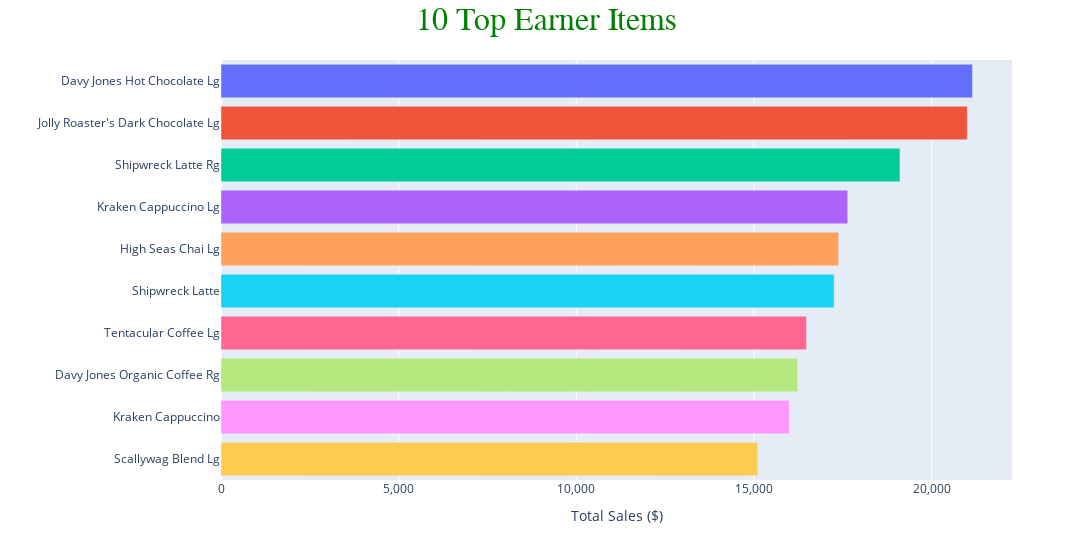

Here is the notebook cell this chart was saved with:
### Markdown cell above
### 10 Top Earner Items

### Code cell
# Query
top_earner = sql(
    """
    SELECT 
        product_detail,
        SUM(revenue) as total_revenue
    FROM sales
    GROUP BY product_detail
    ORDER BY SUM(revenue) DESC
    LIMIT 10
    """
)

# Data viz with horizontal bar chart
fig = px.bar(
    top_earner, 
    x="total_revenue", 
    y="product_detail", 
    orientation='h',
    color="product_detail",
    hover_name="product_detail"
)

# Custom layout
fig.update_layout(
    width=1200,
    title=dict(
        text='<span style="font-family:\'Times New Roman\';font-size:32;color:#008000">10 Top Earner Items</span>',
        x=0.5
    ),
    xaxis_title="Total Sales ($)",
    yaxis_title="",
    xaxis=dict(tickformat=","),
    showlegend=False
)

fig.show()

### Figure 1 — Plotly figure (JSON) as saved in the notebook; plotly's stock layout.template omitted (floating-point values rounded to 4 significant figures)
{"data": [{"alignmentgroup": "True", "hovertemplate": "<b>%{hovertext}</b><br><br>product_detail=%{y}<br>total_revenue=%{x}<extra></extra>", "hovertext": ["Davy Jones Hot Chocolate Lg"], "legendgroup": "Davy Jones Hot Chocolate Lg", "marker": {"color": "#636efa", "pattern": {"shape": ""}}, "name": "Davy Jones Hot Chocolate Lg", "offsetgroup": "Davy Jones Hot Chocolate Lg", "orientation": "h", "showlegend": true, "textposition": "auto", "type": "bar", "x": [21150.0], "xaxis": "x", "y": ["Davy Jones Hot Chocolate Lg"], "yaxis": "y"}, {"alignmentgroup": "True", "hovertemplate": "<b>%{hovertext}</b><br><br>product_detail=%{y}<br>total_revenue=%{x}<extra></extra>", "hovertext": ["Jolly Roaster's Dark Chocolate Lg"], "legendgroup": "Jolly Roaster's Dark Chocolate Lg", "marker": {"color": "#EF553B", "pattern": {"shape": ""}}, "name": "Jolly Roaster's Dark Chocolate Lg", "offsetgroup": "Jolly Roaster's Dark Chocolate Lg", "orientation": "h", "showlegend": true, "textposition": "auto", "type": "bar", "x": [21006], "xaxis": "x", "y": ["Jolly Roaster's Dark Chocolate Lg"], "yaxis": "y"}, {"alignmentgroup": "True", "hovertemplate": "<b>%{hovertext}</b><br><br>product_detail=%{y}<br>total_revenue=%{x}<extra></extra>", "hovertext": ["Shipwreck Latte Rg"], "legendgroup": "Shipwreck Latte Rg", "marker": {"color": "#00cc96", "pattern": {"shape": ""}}, "name": "Shipwreck Latte Rg", "offsetgroup": "Shipwreck Latte Rg", "orientation": "h", "showlegend": true, "textposition": "auto", "type": "bar", "x": [19110.0], "xaxis": "x", "y": ["Shipwreck Latte Rg"], "yaxis": "y"}, {"alignmentgroup": "True", "hovertemplate": "<b>%{hovertext}</b><br><br>product_detail=%{y}<br>total_revenue=%{x}<extra></extra>", "hovertext": ["Kraken Cappuccino Lg"], "legendgroup": "Kraken Cappuccino Lg", "marker": {"color": "#ab63fa", "pattern": {"shape": ""}}, "name": "Kraken Cappuccino Lg", "offsetgroup": "Kraken Cappuccino Lg", "orientation": "h", "showlegend": true, "textposition": "auto", "type": "bar", "x": [17640.0], "xaxis": "x", "y": ["Kraken Cappuccino Lg"], "yaxis": "y"}, {"alignmentgroup": "True", "hovertemplate": "<b>%{hovertext}</b><br><br>product_detail=%{y}<br>total_revenue=%{x}<extra></extra>", "hovertext": ["High Seas Chai Lg"], "legendgroup": "High Seas Chai Lg", "marker": {"color": "#FFA15A", "pattern": {"shape": ""}}, "name": "High Seas Chai Lg", "offsetgroup": "High Seas Chai Lg", "orientation": "h", "showlegend": true, "textposition": "auto", "type": "bar", "x": [17384], "xaxis": "x", "y": ["High Seas Chai Lg"], "yaxis": "y"}, {"alignmentgroup": "True", "hovertemplate": "<b>%{hovertext}</b><br><br>product_detail=%{y}<br>total_revenue=%{x}<extra></extra>", "hovertext": ["Shipwreck Latte"], "legendgroup": "Shipwreck Latte", "marker": {"color": "#19d3f3", "pattern": {"shape": ""}}, "name": "Shipwreck Latte", "offsetgroup": "Shipwreck Latte", "orientation": "h", "showlegend": true, "textposition": "auto", "type": "bar", "x": [17260.0], "xaxis": "x", "y": ["Shipwreck Latte"], "yaxis": "y"}, {"alignmentgroup": "True", "hovertemplate": "<b>%{hovertext}</b><br><br>product_detail=%{y}<br>total_revenue=%{x}<extra></extra>", "hovertext": ["Tentacular Coffee Lg"], "legendgroup": "Tentacular Coffee Lg", "marker": {"color": "#FF6692", "pattern": {"shape": ""}}, "name": "Tentacular Coffee Lg", "offsetgroup": "Tentacular Coffee Lg", "orientation": "h", "showlegend": true, "textposition": "auto", "type": "bar", "x": [16480.0], "xaxis": "x", "y": ["Tentacular Coffee Lg"], "yaxis": "y"}, {"alignmentgroup": "True", "hovertemplate": "<b>%{hovertext}</b><br><br>product_detail=%{y}<br>total_revenue=%{x}<extra></extra>", "hovertext": ["Davy Jones Organic Coffee Rg"], "legendgroup": "Davy Jones Organic Coffee Rg", "marker": {"color": "#B6E880", "pattern": {"shape": ""}}, "name": "Davy Jones Organic Coffee Rg", "offsetgroup": "Davy Jones Organic Coffee Rg", "orientation": "h", "showlegend": true, "textposition": "auto", "type": "bar", "x": [16230.0], "xaxis": "x", "y": ["Davy Jones Organic Coffee Rg"], "yaxis": "y"}, {"alignmentgroup": "True", "hovertemplate": "<b>%{hovertext}</b><br><br>product_detail=%{y}<br>total_revenue=%{x}<extra></extra>", "hovertext": ["Kraken Cappuccino"], "legendgroup": "Kraken Cappuccino", "marker": {"color": "#FF97FF", "pattern": {"shape": ""}}, "name": "Kraken Cappuccino", "offsetgroup": "Kraken Cappuccino", "orientation": "h", "showlegend": true, "textposition": "auto", "type": "bar", "x": [16000.0], "xaxis": "x", "y": ["Kraken Cappuccino"], "yaxis": "y"}, {"alignmentgroup": "True", "hovertemplate": "<b>%{hovertext}</b><br><br>product_detail=%{y}<br>total_revenue=%{x}<extra></extra>", "hovertext": ["Scallywag Blend Lg"], "legendgroup": "Scallywag Blend Lg", "marker": {"color": "#FECB52", "pattern": {"shape": ""}}, "name": "Scallywag Blend Lg", "offsetgroup": "Scallywag Blend Lg", "orientation": "h", "showlegend": true, "textposition": "auto", "type": "bar", "x": [15110.0], "xaxis": "x", "y": ["Scallywag Blend Lg"], "yaxis": "y"}], "layout": {"barmode": "relative", "legend": {"title": {"text": "product_detail"}, "tracegroupgap": 0}, "margin": {"t": 60}, "showlegend": false, "title": {"text": "<span style=\"font-family:'Times New Roman';font-size:32;color:#008000\">10 Top Earner Items</span>", "x": 0.5}, "width": 1200, "xaxis": {"anchor": "y", "domain": [0, 1], "tickformat": ",", "title": {"text": "Total Sales ($)"}}, "yaxis": {"anchor": "x", "categoryarray": ["Scallywag Blend Lg", "Kraken Cappuccino", "Davy Jones Organic Coffee Rg", "Tentacular Coffee Lg", "Shipwreck Latte", "High Seas Chai Lg", "Kraken Cappuccino Lg", "Shipwreck Latte Rg", "Jolly Roaster's Dark Chocolate Lg", "Davy Jones Hot Chocolate Lg"], "categoryorder": "array", "domain": [0, 1], "title": {"text": ""}}}}
